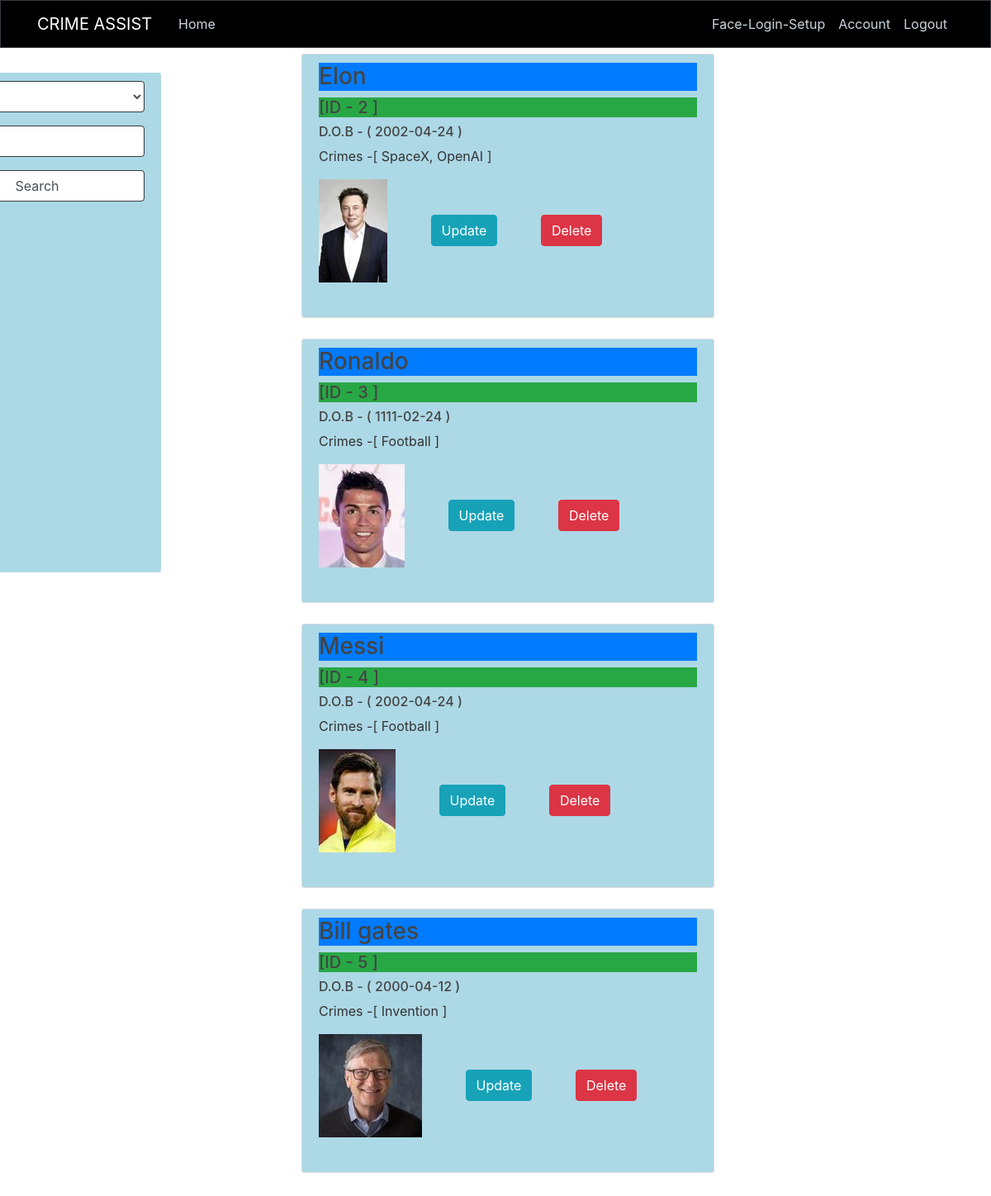
The page /update (signed in) on the database its author committed.
### crimeassist/models.py (models this page shows, shortened)
class Convict(db.Model):
    id = db.Column(db.Integer,primary_key=True)
    name = db.Column(db.String(25),nullable=False)
    dob = db.Column(db.Date ,nullable = False)
    profile_image = db.Column(db.String(20),nullable=False)
    crimes = db.Column(db.Text,nullable=False)

### crimeassist/routes.py (the view, shortened to what this page needs)
@app.route('/update', methods=['POST', 'GET'])
@login_required
def update():
    form = SearchForm()
    convicts = Convict.query.all()
    return render_template('update.html', form=form, convicts=convicts)

### crimeassist/forms.py
class SearchForm(FlaskForm):
    search_using = SelectField('Search Using : ', choices=[('name', 'Name'), ('id', 'ID'), (
        'dob', 'D.O.B (yyyy-mm-dd)'), ('crimes', 'Crime')], validate_choice=False)
    search = StringField('Search')
    submit = SubmitField('Search')

### crimeassist/models.py (called while the page is built)
@login_manager.user_loader
def load_user(user_id):
    return User.query.get(user_id)

### crimeassist/templates/update.html (shortened to what this page needs)
{% extends "layout.html" %}
{% block content %}
<div class="search-bar">
    <form action="" method="POST">
      <fieldset >
        <div class="form-group">
            {% if form.search_using.errors %}
              {{ form.search_using(class="form-control form-control-md is-invalid") }}
                <div class="invalid-feedback">
                  {% for error in form.search_using.errors %}
                  <span>{{ error }}</span>
                  {% endfor %}
                </div>
            {% else %}
                {{ form.search_using(class="form-control form-control-md border-dark") }}
            {% endif %}
            </div>
          <div class="form-group">
            {% if form.search.errors %}
              {{ form.search(class="form-control form-control-md is-invalid") }}
                <div class="invalid-feedback">
                  {% for error in form.search.errors %}
                  <span>{{ error }}</span>
                  {% endfor %}
                </div>
            {% else %}
                {{ form.search(class="form-control form-control-md border-dark") }}
            {% endif %}
            </div>
            <div class="form-group">
                {% if form.submit.errors %}
                  {{ form.submit(class="form-control form-control-md is-invalid") }}
                    <div class="invalid-feedback">
                      {% for error in form.submit.errors %}
                      <span>{{ error }}</span>
                      {% endfor %}
                    </div>
                {% else %}
                    {{ form.submit(class="form-control form-control-md border-dark") }}
                {% endif %}
                </div>
    {%  if not convicts  %}
        <div class="search-convicts">
            <h3 class="bg-primary"> No search results </h3>
            <p> Kindly search with another keyword.</p>
        </div>
    {% else %}
        {% for convict in convicts %}
            <div class="search-convicts">
                <h3 class="bg-primary">{{ convict.name }} <h5 class="bg-success">[ID - {{ convict.id }} ]</h5></h3>
                <h6>D.O.B - ( {{ convict.dob }} )</h6>
                <p>Crimes -[ {{ convict.crimes }} ]</p>
                <img src="{{ url_for('static',filename = 'convict_pics/'+ convict.profile_image ) }}" alt="Photo here">
                <a href="{{ url_for('updateConvictInfo',convict_id = convict.id)  }}" class="btn btn-info ml-5"> Update</a>
                <a href="{{ url_for('deleteConvict',convict_id = convict.id)  }}" class="btn btn-danger ml-5"  onclick="return deleteConFunc();"> Delete </a>
            </div>
        {% endfor %}
    {%  endif    %}
{% endblock content %}

### crimeassist/static/style.css (style rules this page uses)
body { background:url("bgimg.jpg"); color: #333333; width:100%; height:100%; }
h1, h2, h3, h4, h5, h6 { color: #444444; }
.search-convicts { width:500px; height: 320px; background: lightblue; padding: 10px 20px; border: 1px solid #dddddd; border-radius: 3px; margin-bottom: 220px; margin-left:450px; margin-top:-195px; }
.search-bar { width: 300px; height: 605px; border-radius: 3px; margin-bottom: 20px; margin-top:30px; margin-left:-150px; background: lightblue; padding: 10px 20px; }

### rows shown on the page
Convict: name "Elon", id "2", dob "2002-04-24", crimes "SpaceX, OpenAI", profile_image (picture)
Convict: name "Ronaldo", id "3", dob "1111-02-24", crimes "Football", profile_image (picture)
Convict: name "Messi", id "4", dob "2002-04-24", crimes "Football", profile_image (picture)
Convict: name "Bill gates", id "5", dob "2000-04-12", crimes "Invention", profile_image (picture)
